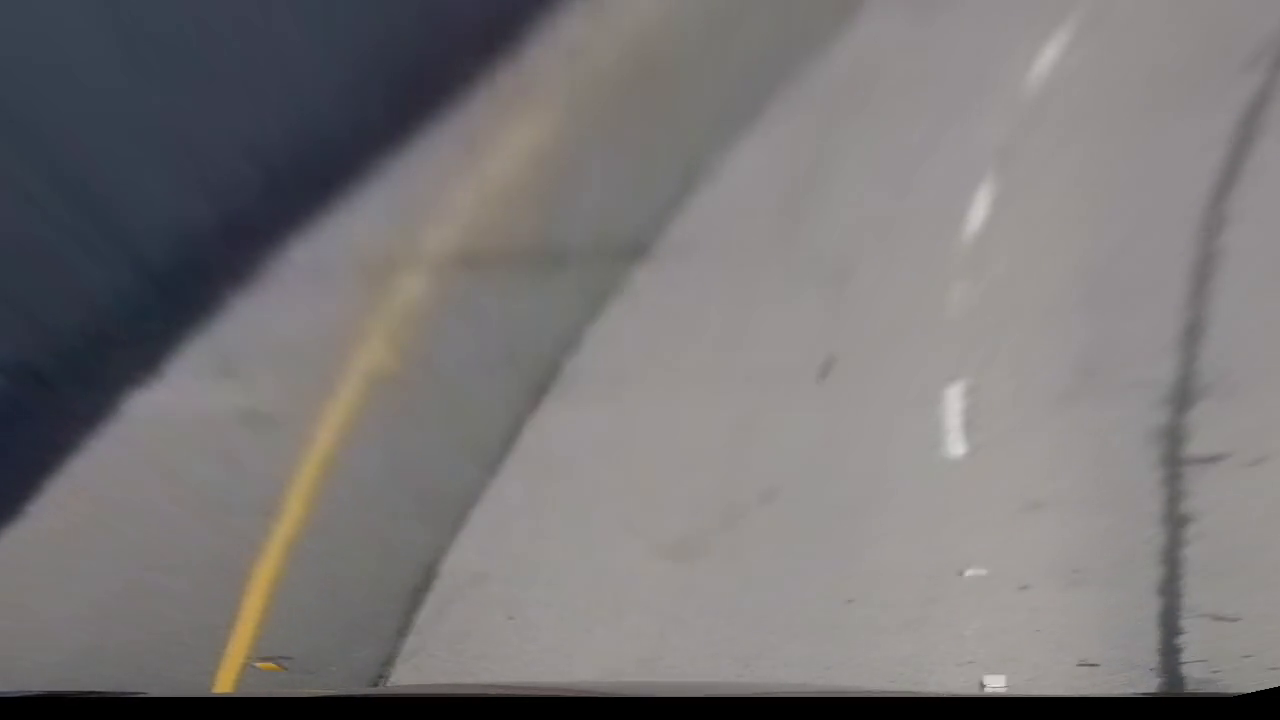
#> input picture frame 48 of Project_2/examples/transform_chall.mp4, 1280 x 720 px, given in place of camera_1.mp4, which was not available
$ python parameters_tuning.py   (older library calls are emulated)
#> lines starting #> are read from the running program, lines starting #| are printed output that depends on the picture; after the words box and inside, x2 and y2 are one past the last pixel; in counts of white or black regions, pixels touching at a corner belong together; pictures that were not available may be replaced by others from this repository, and a replacement may not be noted
### Project_2/algorithms.py
from line_polinom import *
from polinom2 import *

# [15 lines left out: function measure_curvature_real, not called in this run]


def sobel_x_binary(im_CV1, ksize=3, th=(0,255),bin=True):
    sobx = np.abs(cv2.Sobel(im_CV1, cv2.CV_64F, 1, 0, ksize=ksize))
    sobx = np.uint8(255 * sobx / np.max(sobx))
    if not bin:
        return sobx
    mask = np.zeros_like(sobx)
    mask[(sobx > th[0]) & (sobx <= th[1])] = 1
    return mask


# [19 lines left out: functions sobel_y_binary, mag_thresh_binary, not called in this run]

def filter_color(im, th=(0,255)):
    mask = np.zeros_like(im)

    mask[(im > th[0]) & (im <= th[1])] = 1
    return mask

# [11 lines left out: function grad_direction, not called in this run]

def warp(im, inverse=False):
    imshape = im.shape

    if not hasattr(warp, "M"):
        # empirically found parameters using project video
        src = np.float32([[350, 670], [581, 470], [719, 470], [1000, 670]])

        min_x = int(imshape[1] * 0.20)
        max_x = int(imshape[1] * 0.80)
        min_y = int(imshape[0] * 0.07)
        max_y = int(imshape[0] * 0.93)
        dst = np.float32([[min_x, max_y], [min_x, min_y], [max_x, min_y], [max_x, max_y]])

        warp.M = cv2.getPerspectiveTransform(src, dst)
        warp.Minv = cv2.getPerspectiveTransform(dst, src)

    if inverse:
        warped = cv2.warpPerspective(im, warp.Minv, imshape[1::-1])
    else:
        warped = cv2.warpPerspective(im, warp.M, imshape[1::-1])

    return warped

def normalize(im_cv1):
    ar = np.asarray(im_cv1, dtype=np.float64) / np.mean(im_cv1)
    return np.uint8(255 * ar / np.max(ar))


def color_grad_binary(img, th=(0, 255), th_grad=(-np.pi, np.pi), mag=False, plot=False):

    ### Convert color
    hls = cv2.cvtColor(img, cv2.COLOR_BGR2HLS)

    h_channel = hls[:,:,0]
    l_channel = hls[:, :,1]
    s_channel = hls[:, :,2]

    s_channel = normalize(s_channel)
    ## Good way to find yellow line in s_channel
    mask1 = sobel_x_binary(s_channel, th=th, ksize=11)

    ## Find white lines by applying gradient technique
    if mag:
        mask2 = mag_thresh_binary(l_channel, mag_thresh=th)
    else:
        mask2 = sobel_x_binary(l_channel, th=th_grad, ksize=3)


    ## In challenge_video there are black line with good gradients, i want to remove it
    mask3 = filter_color(l_channel, th=(np.mean(l_channel), 255))
    mask3 = cv2.GaussianBlur(mask3*255, ksize=(3,3), sigmaX=1)
    mask3[mask3 < 255] = 0
    mask3 = np.uint8(mask3/255.)

    ## Finilize results of gradien/color thresholds
    mask = np.zeros_like(mask1)
    mask[((mask2 == 1) | (mask1 == 1)) & (mask3 == 1)] = 1

    if plot:
        cv2.imshow("mask1", mask1 * 255)
        cv2.imshow("mask2", mask2 * 255)
        cv2.imshow("mask3", mask3 * 255)

    return  mask

# [14 lines left out: function find_shift, not called in this run]

### Project_2/line_polinom.py
import numpy as np
import config

def find_lane_pixels(binary_warped):
    # Take a histogram of the bottom part of the image
    histogram = np.sum(binary_warped[binary_warped.shape[0] *3 //4 :, :], axis=0)
    # Create an output image to draw on and visualize the result
    out_img = np.dstack((binary_warped, binary_warped, binary_warped)) * 255
    # Find the peak of the left and right halves of the histogram
    # These will be the starting point for the left and right lines
    midpoint = np.int(histogram.shape[0] // 2)
    leftx_base = np.argmax(histogram[:midpoint])
    rightx_base = np.argmax(histogram[midpoint:]) + midpoint

    # HYPERPARAMETERS
    # Choose the number of sliding windows
    nwindows = 9
    # Set the width of the windows +/- margin
    margin = 250
    # Set minimum number of pixels found to recenter window
    minpix = 10

    # Set height of windows - based on nwindows above and image shape
    window_height = np.int(binary_warped.shape[0] // nwindows)
    # Identify the x and y positions of all nonzero pixels in the image
    nonzero = binary_warped.nonzero()
    nonzeroy = np.array(nonzero[0])
    nonzerox = np.array(nonzero[1])
    # Current positions to be updated later for each window in nwindows
    leftx_current = leftx_base
    rightx_current = rightx_base

    # Create empty lists to receive left and right lane pixel indices
    left_lane_inds = []
    right_lane_inds = []

    # Step through the windows one by one
    for window in range(nwindows):
        # Identify window boundaries in x and y (and right and left)
        win_y_low = binary_warped.shape[0] - (window + 2) * window_height
        win_y_high = binary_warped.shape[0] - (window + 1) * window_height
        ### TO-DO: Find the four below boundaries of the window ###
        win_xleft_low = leftx_current - margin//2  # Update this
        win_xleft_high = leftx_current + margin//2  # Update this
        win_xright_low = rightx_current - margin//2 # Update this
        win_xright_high = rightx_current + margin//2  # Update this

        # Draw the windows on the visualization image
        # cv2.rectangle(out_img, (win_xleft_low, win_y_low),
        #               (win_xleft_high, win_y_high), (0, 255, 0), 2)
        # cv2.rectangle(out_img, (win_xright_low, win_y_low),
        #               (win_xright_high, win_y_high), (0, 255, 0), 2)

        ### TO-DO: Identify the nonzero pixels in x and y within the window ###
        mask_for_nonez_in_box_left = np.where((nonzerox > win_xleft_low) & (nonzerox < win_xleft_high) & \
                                (nonzeroy > win_y_low)     &      (nonzeroy < win_y_high))[0]
        mask_for_nonez_in_box_right = np.where((nonzerox > win_xright_low) & (nonzerox < win_xright_high) & \
                                     (nonzeroy > win_y_low) & (nonzeroy < win_y_high))[0]
        good_left_inds = mask_for_nonez_in_box_left
        good_right_inds = mask_for_nonez_in_box_right

        # Append these indices to the lists
        left_lane_inds.append(good_left_inds)
        right_lane_inds.append(good_right_inds)

        ### TO-DO: If you found > minpix pixels, recenter next window ###
        ### (`right` or `leftx_current`) on their mean position ###

        if len(good_left_inds) > minpix:
            leftx_current = np.int(np.mean(nonzerox[good_left_inds]))
        if len(good_right_inds) > minpix:
            rightx_current = np.int(np.mean(nonzerox[good_right_inds]))
            # Remove this when you add your function

    # Concatenate the arrays of indices (previously was a list of lists of pixels)
    left_lane_inds = np.concatenate(left_lane_inds)
    right_lane_inds = np.concatenate(right_lane_inds)

    # Extract left and right line pixel positions
    leftx = nonzerox[left_lane_inds]
    lefty = nonzeroy[left_lane_inds]
    rightx = nonzerox[right_lane_inds]
    righty = nonzeroy[right_lane_inds]

    return leftx, lefty, rightx, righty, out_img


def window_fit_polynomial(binary_warped):
    # Find our lane pixels first
    leftx, lefty, rightx, righty, out_img = find_lane_pixels(binary_warped)

    # Fit a second order polynomial to each using `np.polyfit`
    left_fit_m = np.polyfit(lefty * config.ym_per_pix, leftx * config.xm_per_pix, 2)
    right_fit_m = np.polyfit(righty * config.ym_per_pix, rightx * config.xm_per_pix, 2)

    left_fit = np.polyfit(lefty, leftx, 2)
    right_fit = np.polyfit(righty, rightx, 2)

    # Generate x and y values for plotting
    ploty = np.linspace(0, binary_warped.shape[0]-1, binary_warped.shape[0] )
    try:
        left_fitx = left_fit[0]*ploty**2 + left_fit[1]*ploty + left_fit[2]
        right_fitx = right_fit[0]*ploty**2 + right_fit[1]*ploty + right_fit[2]
    except TypeError:
        # Avoids an error if `left` and `right_fit` are still none or incorrect
        print('The function failed to fit a line!')
        left_fitx = 1*ploty**2 + 1*ploty
        right_fitx = 1*ploty**2 + 1*ploty

    ## Visualization ##
    # Colors in the left and right lane regions
    out_img[lefty, leftx] = [255, 0, 0]
    out_img[righty, rightx] = [0, 0, 255]

    return left_fit, right_fit, left_fitx, right_fitx, ploty, out_img, left_fit_m, right_fit_m

### Project_2/parameters_tuning.py
from algorithms import *
import matplotlib.pyplot as plt
from matplotlib.widgets import Slider, Button

############################################################
                ##VIZUALIZER#
############################################################

cap = cv2.VideoCapture("/home/mkuznietsov/Downloads/camera_1.mp4")

# while True:
re, image = cap.read()
#> image is the input picture: shape (720, 1280, 3); mean B, G, R 118.3, 117.7, 120.7
image = cv2.cvtColor(image, cv2.COLOR_BGR2RGB)

    # cv2.imshow("image", image)
    # cv2.waitKey(33)


# [19 lines left out: functions upfate, change_picture, not called in this run]


# Run the function first
# Plot the result
f, (ax1, ax2) = plt.subplots(1, 2, figsize=(24, 9))

axcolor = 'lightgoldenrodyellow'
sl_min = plt.axes([0.25, 0.1, 0.65, 0.03], facecolor=axcolor)
tresh_min = Slider(sl_min, "Thresh_min", 0, 255, valinit=43, valstep=1)
sl_max = plt.axes([0.25, 0.05, 0.65, 0.03], facecolor=axcolor)
tresh_max = Slider(sl_max, "Thresh_max", 0, 255, valinit=255, valstep=1)

sl_min_ang = plt.axes([0.25, 0.8, 0.65, 0.03], facecolor=axcolor)
tresh_min_ang = Slider(sl_min_ang, "Ang_min", 0, 255, valinit=43, valstep=1)
sl_max_ang = plt.axes([0.25, 0.85, 0.65, 0.03], facecolor=axcolor)
tresh_max_ang = Slider(sl_max_ang, "Ang_max", 0, 255, valinit=255, valstep=1)

axcut = plt.axes([0.9, 0.0, 0.1, 0.075])
bcut = Button(axcut, 'NEXT', color='red', hovercolor='green')
bcut.on_clicked(change_picture)


tresh_min_ang.on_changed(upfate)
tresh_max_ang.on_changed(upfate)
tresh_min.on_changed(upfate)
tresh_max.on_changed(upfate)
f.tight_layout()

binary = color_grad_binary(image, th=(tresh_min.val,tresh_max.val),
                           th_grad=(tresh_min_ang.val, tresh_max_ang.val))
#> in color_grad_binary, `h_channel = hls[:,:,0]`:
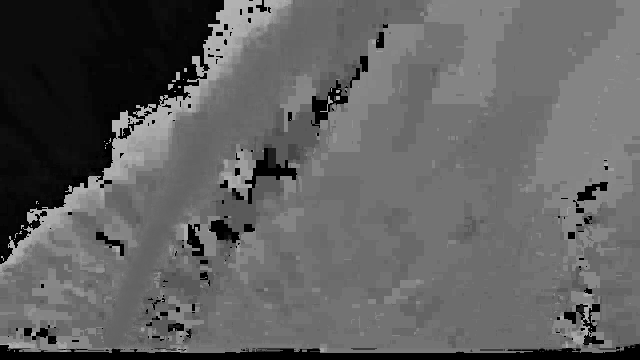
#> h_channel: shape (720, 1280) (shown at 1/2 size); min 0, max 178, mean 96.3
#> in color_grad_binary, `mask1 = sobel_x_binary(s_channel, th=th, ksize=11)`:
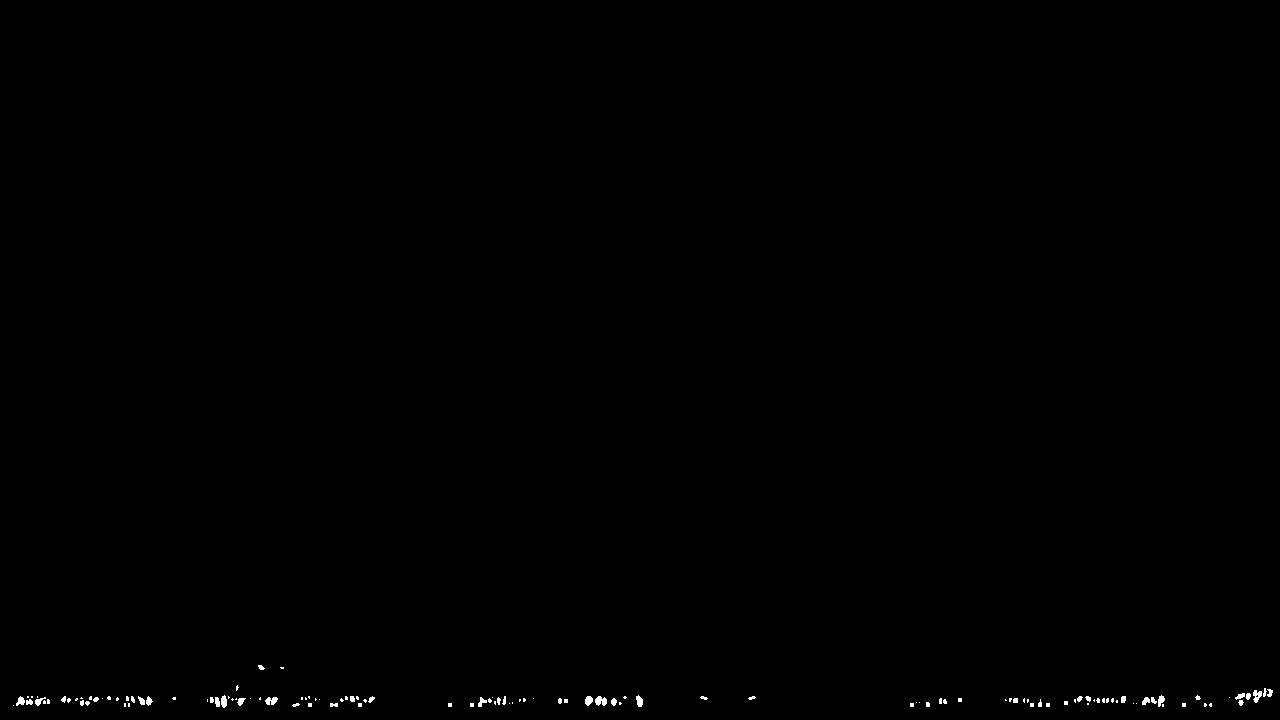
#> mask1: shape (720, 1280); values 0 (black) and 1 (white), 0.24% white; 123 white regions (80 under 20 px), largest, box (x1, y1, x2, y2) and area: (595, 696, 607, 706) 85, (1253, 690, 1262, 703) 73, (265, 697, 278, 705) 73
#> in color_grad_binary, `mask3[mask3 < 255] = 0`:
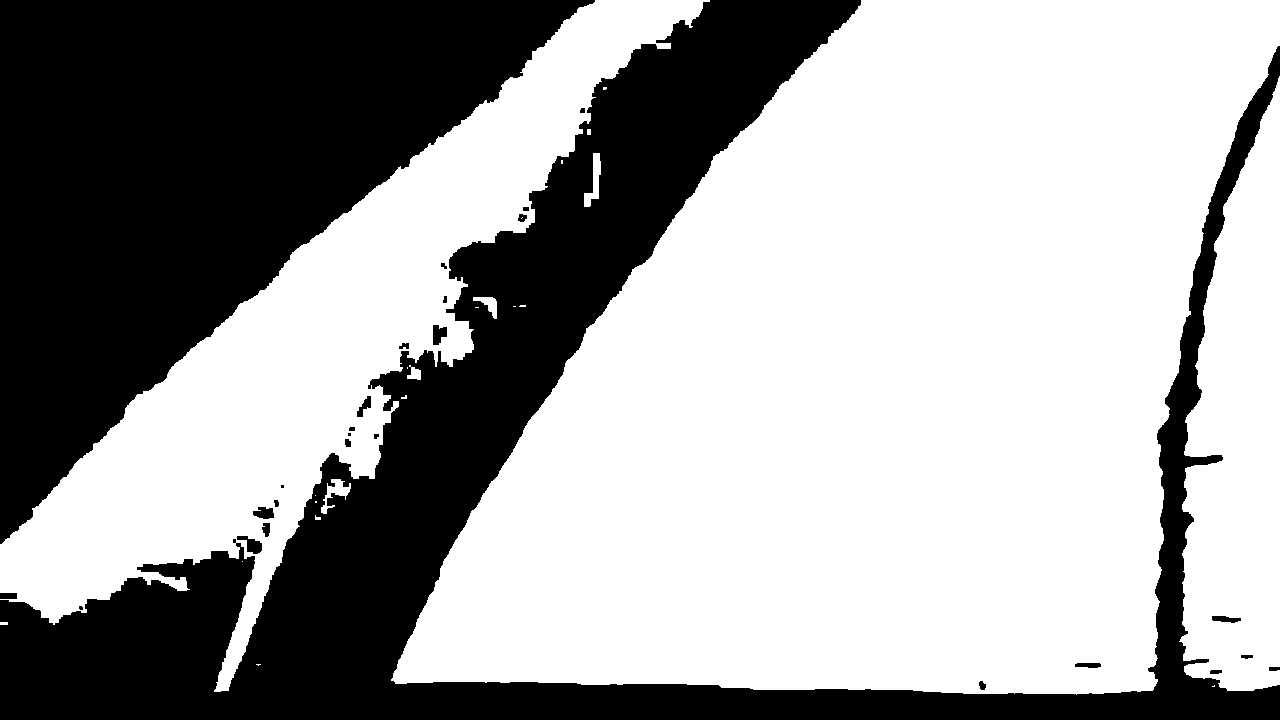
#> mask3: shape (720, 1280); 62.5% white; 27 black regions (3 under 20 px), largest, box (x1, y1, x2, y2) and area: (0, 0, 1280, 720) 187764, (0, 0, 595, 544) 155918, (237, 536, 262, 554) 231
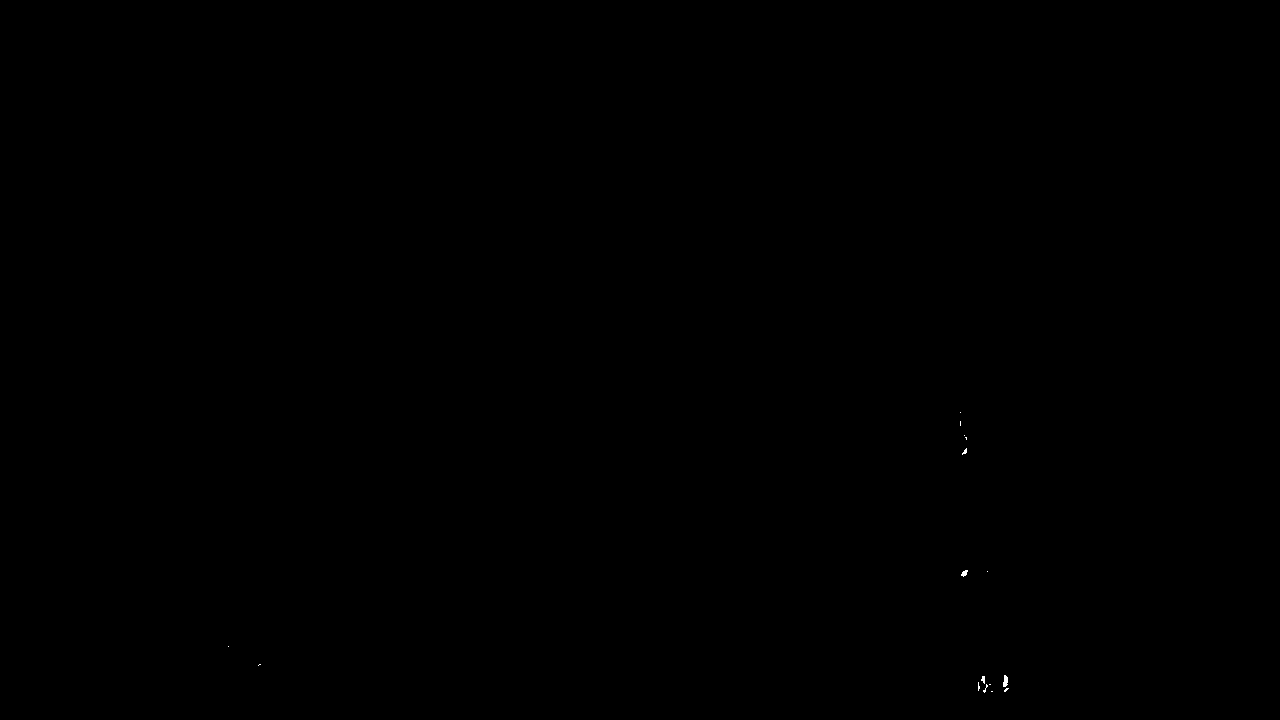
#> binary: shape (720, 1280); values 0 (black) and 1 (white), 0.02% white in thin lines or dots, all inside (x1, y1, x2, y2) = (228, 412, 1009, 693)
left_coef, right_coef, left, right, ploty, out, _, _ = window_fit_polynomial(warp(binary))
#> in find_lane_pixels, `histogram = np.sum(binary_warped[binary_warped.shape[0] *3 //4 :, :], ..`: histogram = 1280 values, max 4 at index 1207, min 0 at index 0, mean 0.142
#> in find_lane_pixels, `leftx_base = np.argmax(histogram[:midpoint])`: leftx_base = 137
#> in find_lane_pixels, `rightx_base = np.argmax(histogram[midpoint:]) + midpoint`: rightx_base = 1207
#> in find_lane_pixels, `nonzero = binary_warped.nonzero()`: nonzero = 182 positions, rows 560 to 682, columns 137 to 1269
#> in find_lane_pixels, `nonzeroy = np.array(nonzero[0])`: nonzeroy = 182 values from 560 to 682
#> in find_lane_pixels, `nonzerox = np.array(nonzero[1])`: nonzerox = 182 values, max 1269 at index 21, min 137 at index 104, mean 1109.3
#> in find_lane_pixels, `leftx_current = leftx_base`: leftx_current = 137
#> in find_lane_pixels, `rightx_current = rightx_base`: rightx_current = 1207
#> the loop in find_lane_pixels, `for window in range(nwindows):` made 9 passes
#> (win_xright_low, win_xright_high, rightx_current) on pass 1: (1082, 1332, 1216)
#> after the loop in find_lane_pixels, `for window in range(nwindows):`: left_lane_inds = [empty array, empty array, empty array, empty array, empty array, empty array, empty array, empty array, empty array]; right_lane_inds = 9 items
#> in find_lane_pixels, `left_lane_inds = np.concatenate(left_lane_inds)`: left_lane_inds = empty array
#> in find_lane_pixels, `right_lane_inds = np.concatenate(right_lane_inds)`: right_lane_inds = 99 values from 5 to 103
#> in find_lane_pixels, `leftx = nonzerox[left_lane_inds]`: leftx = empty array
#> in find_lane_pixels, `rightx = nonzerox[right_lane_inds]`: rightx = 99 values, max 1269 at index 16, min 1201 at index 89, mean 1216.9
#> in find_lane_pixels, `righty = nonzeroy[right_lane_inds]`: righty = 99 values from 561 to 571
#> in window_fit_polynomial, `leftx, lefty, rightx, righty, out_img = find_lane_pixels(binary_warped)`: leftx = empty array; righty = 99 values from 561 to 571
#> (the run stopped early here; a loop or call above may not have finished)
